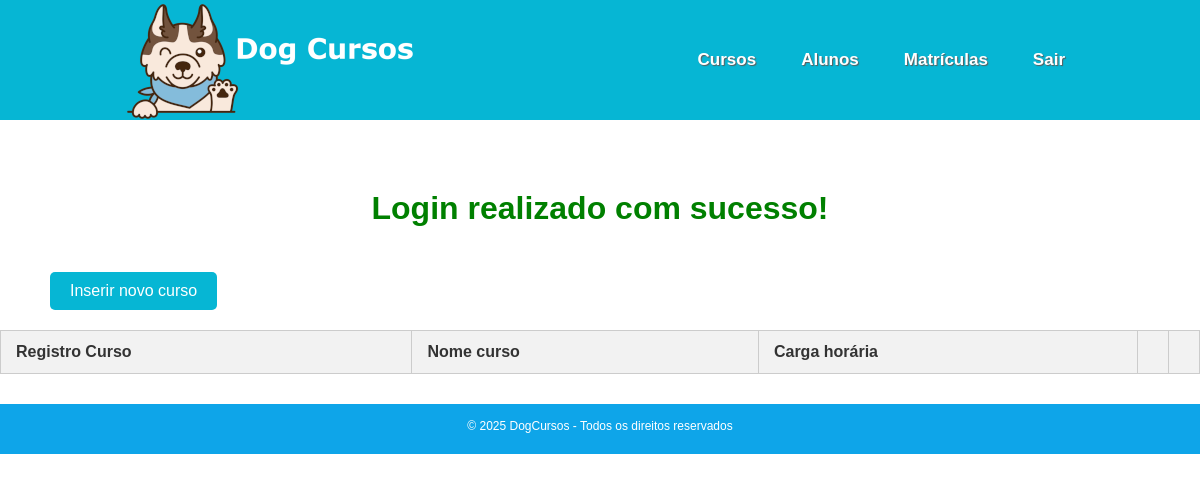
Page /cursos (signed in) on the earlier database version.
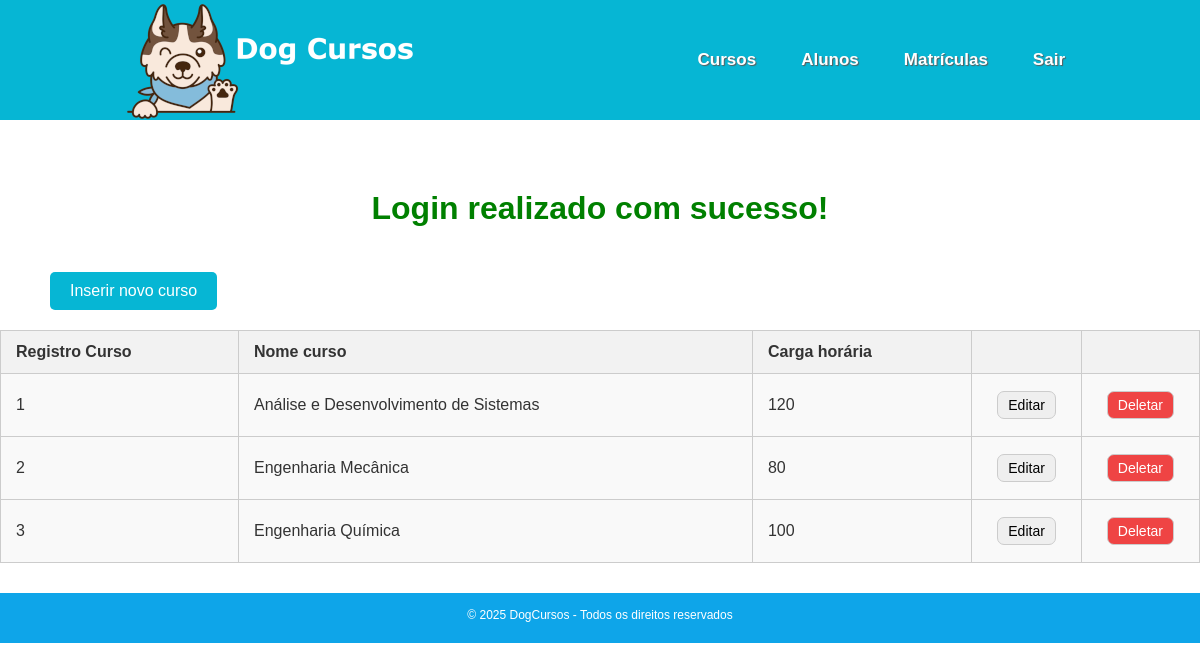
Same page on the later database version.
### tables this page shows
CREATE TABLE `cursos` (
  `id` int(11) NOT NULL,
  `nome_curso` varchar(100) NOT NULL,
  `carga_horaria` int(11) NOT NULL
);

### src/controllers/cursos.controller.php (called while the page is built, shortened)
<?php
    if($acao == 'listar'){
        try
        {
            $cursos = CursoDAO::listAll();
        } catch (\Throwable $th)
        {
            setcookie('mensagem_erro', 'Erro ao listar cursos. Tente novamente mais tarde.', time() + 2, '/');
            $cursos = [];
        }
    }else if($acao == 'cadastrar'){
        $acao = 'inserir_curso';
    }else if($acao == 'gravar'){
        if($_SERVER['REQUEST_METHOD'] === 'POST'){
            $Curso = new Curso();
            $Curso->__set('nome_curso', $_POST['nome_curso']);
            $Curso->__set('carga_horaria', $_POST['carga_horaria']);
            $Curso->__set('id', $_SESSION['curso_id']);
            if($Curso->__get('nome_curso') != '' && $Curso->__get('carga_horaria') != 0){
                CursoDAO::save($Curso);
                setcookie('mensagem', 'Curso cadastrado com Sucesso!', time() + 2, '/');
            }else{
                setcookie('mensagem_erro', 'Erro ao cadastrar curso. Verifique os dados e tente novamente.', time() + 2, '/');
            }
        }
        header('Location: /cursos');
    }else if(str_contains($acao, 'deletar') && $_SESSION['role'] == 'admin'){
        if($_SERVER['REQUEST_METHOD'] === 'GET'){
            try {
                $curso = CursoDAO::findById($_GET['id']);
                if($curso){
                    if(MatriculaDAO::buscarMatriculaPorCurso($curso->__get('id')) != null){
                        throw new Exception('Não é possível deletar o curso pois ele possui matrículas vinculadas.');
                    }
                    CursoDAO::delete($_GET['id']);
                    setcookie('mensagem', 'Curso deletado com Sucesso!', time() + 2, '/');
                }
            } catch (\Throwable $th) {
                    setcookie('mensagem_erro', 'Erro: '. $th->getMessage(), time() + 2, '/');
            }
        }
        header('Location: /cursos');
    }else if($acao == 'modificar' && $_SESSION['role'] == 'admin'){
        if($_SERVER['REQUEST_METHOD'] === 'POST'){
            try {
                $curso = CursoDAO::findById($_POST['id']);
                if($curso){
                    $curso->__set('nome_curso', $_POST['nome_curso']);
                    $curso->__set('carga_horaria', $_POST['carga_horaria']);
                    CursoDAO::update($curso);
                    setcookie('mensagem', 'Curso modificado com Sucesso!', time() + 2, '/');
                }
            } catch (\Throwable $th) {
                setcookie('mensagem_erro', 'Curso inexistente!', time() + 2, '/');
            }
        }
        header('Location: /cursos');
    }else if(str_contains($acao, 'editar') && $_SESSION['role'] == 'admin'){
        if($_SERVER['REQUEST_METHOD'] === 'GET'){
            try {
                $Curso = CursoDAO::findById($_GET['id']);
                if($Curso){
                    $acao = 'editar_curso';
                }
            } catch (\Throwable $th) {
                setcookie('mensagem_erro', 'Curso inexistente ou já deletado!', time() + 2, '/');
            }
        }
    }else{
        $acao = '404';
    }
    require_once("views.php");

### src/models/dao/CursoDAO.php (called while the page is built, shortened)
<?php
class CursoDAO {
        public static function listAll(){
            $pdo = Connection::conectar();
            $stmt = $pdo->query("SELECT id, nome_curso, carga_horaria FROM cursos");
            $cursos = [];
            $result = $stmt->fetchAll(\PDO::FETCH_ASSOC);
           foreach($result as $row){
                $curso = new Curso();
                $curso->__set('id', $row['id']);
                $curso->__set('nome_curso', $row['nome_curso']);
                $curso->__set('carga_horaria', $row['carga_horaria']);
                $cursos[] = $curso;
            }
            return $cursos;
        }
    }

### src/models/Curso.php (called while the page is built, shortened)
<?php
    Class Curso{
        public function __get($atributo){
            return $this->$atributo;
        }
    }

### src/views/cursos.view.php (the view, shortened to what the changed rows need)
<table style="border: 1px solid #ccc; width: 100%">
    <tr>
        <th>Registro Curso</th>
        <th>Nome curso</th>
        <th>Carga horária</th>
        <?php if($_SESSION['role'] === 'admin'){
            echo '<th></th>';
            echo '<th></th>';
        }
        ?>
    </tr>
    <?php
       foreach($cursos as $curso){
                echo '<tr><td>'.$curso->id.'</td>';
                echo '<td>'.$curso->nome_curso.'</td>';
                echo '<td>'.$curso->carga_horaria.'</td>';
                if(isset($_SESSION['role']) && $_SESSION['role'] === 'admin'){
                    echo '<td>
                        <form method="GET" action="/cursos/editar">
                            <input type="hidden" name="id" value="' . $curso->id . '">
                            <div class="action_buttons">';
                                require('src/views/components/editButton.php');
                    echo    '</div>
                        </form>
                    </td>';
                    echo '<td>
                        <form method="GET" action="/cursos/deletar">
                            <input type="hidden" name="id" value="' . $curso->id . '">
                            <div class="action_buttons">';
                                require('src/views/components/deleteButton.php');
                    echo    '</div>
                        </form>
                    </td>';
                }
                echo '<tr>';
            }
    ?>
</table>

### src/views/components/editButton.php
<div class="edit_button">
    <button>Editar</button>
</div>

### src/views/components/deleteButton.php
<div class="delete_button">
        <button>Deletar</button>
</div>

Differences in the rows shown:
added cursos: id "1", nome_curso "Análise e Desenvolvimento de Sistemas", carga_horaria "120"
added cursos: id "2", nome_curso "Engenharia Mecânica", carga_horaria "80"
added cursos: id "3", nome_curso "Engenharia Química", carga_horaria "100"
